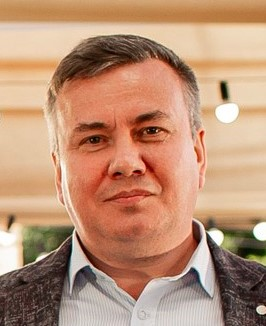
#> input picture foto_1.jpg, 266 x 326 px, given in place of the camera
$ python object_recognition.py
#> lines starting #> are read from the running program, lines starting #| are printed output that depends on the picture
import cv2

face_cascade = cv2.CascadeClassifier('faces.xml')
eye_cascade = cv2.CascadeClassifier('eye.xml')
webcam = cv2.VideoCapture(0)
# webcam.set(3, 300)
webcam.set(4, 500)

while True:
    success, img = webcam.read()
#> img is the input picture: shape (326, 266, 3); mean B, G, R 117.8, 145.4, 188.2
    gray = cv2.cvtColor(img, cv2.COLOR_BGR2GRAY)
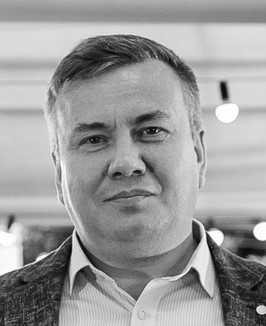
#> gray: shape (326, 266); min 2, max 255, mean 155.1
    faces = face_cascade.detectMultiScale(gray, scaleFactor=1.3, minNeighbors=5)
#> faces = [[41, 73, 160, 160]]

    """распознаем лицо"""
    for (fx, fy, fw, fh) in faces:
        # cv2.rectangle(img, (fx, fy), (fx + fw, fy + fh), (0, 0, 250), thickness=1) # рамка определения лица
        roi_gray = gray[fy:fy + fh, fx:fx + fw]
        roi_color = img[fy:fy + fh, fx:fx + fw]
        eyes = eye_cascade.detectMultiScale(roi_gray, scaleFactor=3.3, minNeighbors=5)

        """поиск на лице распознаем глаза"""
        for (ex, ey, ew, eh) in eyes:
            # cv2.rectangle(roi_color, (0, ey), (roi_color.shape[0], ey + eh), (0, 255, 0), 1) # рамка определения глаз
            roi_color2 = roi_color[ey:ey + eh, 0:roi_color.shape[0]]
            roi_color2 = cv2.GaussianBlur(roi_color2, (31, 31), 21)
            roi_color[ey:ey + eh, 0:roi_color.shape[0]] = roi_color2
#> this loop made 1 pass
#> pass 1, `roi_gray = gray[fy:fy + fh, fx:fx + fw]`:
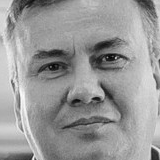
#> roi_gray: shape (160, 160); min 3, max 252, mean 152.5
#> pass 1, `roi_color = img[fy:fy + fh, fx:fx + fw]`:
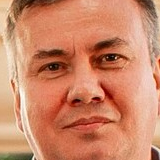
#> roi_color: shape (160, 160, 3); mean B, G, R 104.5, 135.1, 205

    cv2.imshow('screen.jpg', img) # отображаем видео на экране
    if cv2.waitKey(1) & 0xFF == ord('q'): # закрывваем просмотр по клавище "q"
#> (key q is pressed here)
        break
"""сохраням картинку в файл при закрыти окна"""
webcam.release()
cv2.imwrite('screen1qqqq.jpg', img)
